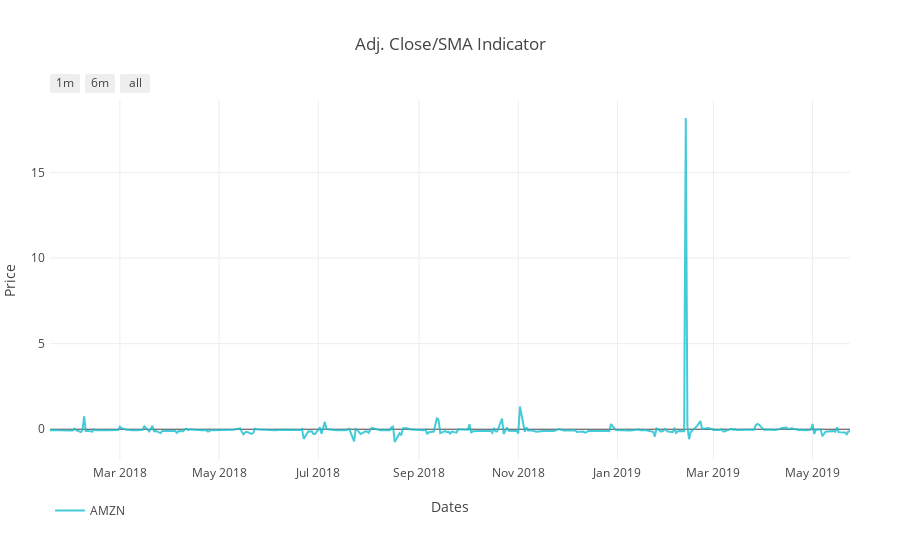

This figure's notebook cell:
### Code cell
# Adj. Close/SMA
plot_sma = plot_sma_indicator(df_norm, symbol, output_type='nb')
iplot(plot_sma)

### Figure 1 — Plotly figure (JSON) as saved in the notebook; plotly's stock layout.template omitted (floating-point values rounded to 4 significant figures; data arrays with more than 128 entries replaced by an {"elided": "..."} marker saying what was removed)
{"data": [{"line": {"color": "#17BECF"}, "name": "AMZN", "opacity": 0.8, "type": "scatter", "uid": "3dd468c5-f83a-45f5-8c96-550ef70033b0", "x": {"elided": "341 str values"}, "y": {"elided": "341 float values"}}], "layout": {"autosize": true, "legend": {"orientation": "h"}, "margin": {"b": 100, "l": 50, "pad": 4, "r": 50, "t": 100}, "showlegend": true, "title": {"text": "Adj. Close/SMA Indicator"}, "xaxis": {"range": ["2018-01-17", "2019-05-24"], "rangeselector": {"buttons": [{"count": 1, "label": "1m", "step": "month", "stepmode": "backward"}, {"count": 6, "label": "6m", "step": "month", "stepmode": "backward"}, {"step": "all"}]}, "title": {"text": "Dates"}, "type": "date"}, "yaxis": {"autorange": true, "range": [-1.797, 19.23], "title": {"text": "Price"}, "type": "linear"}}}
